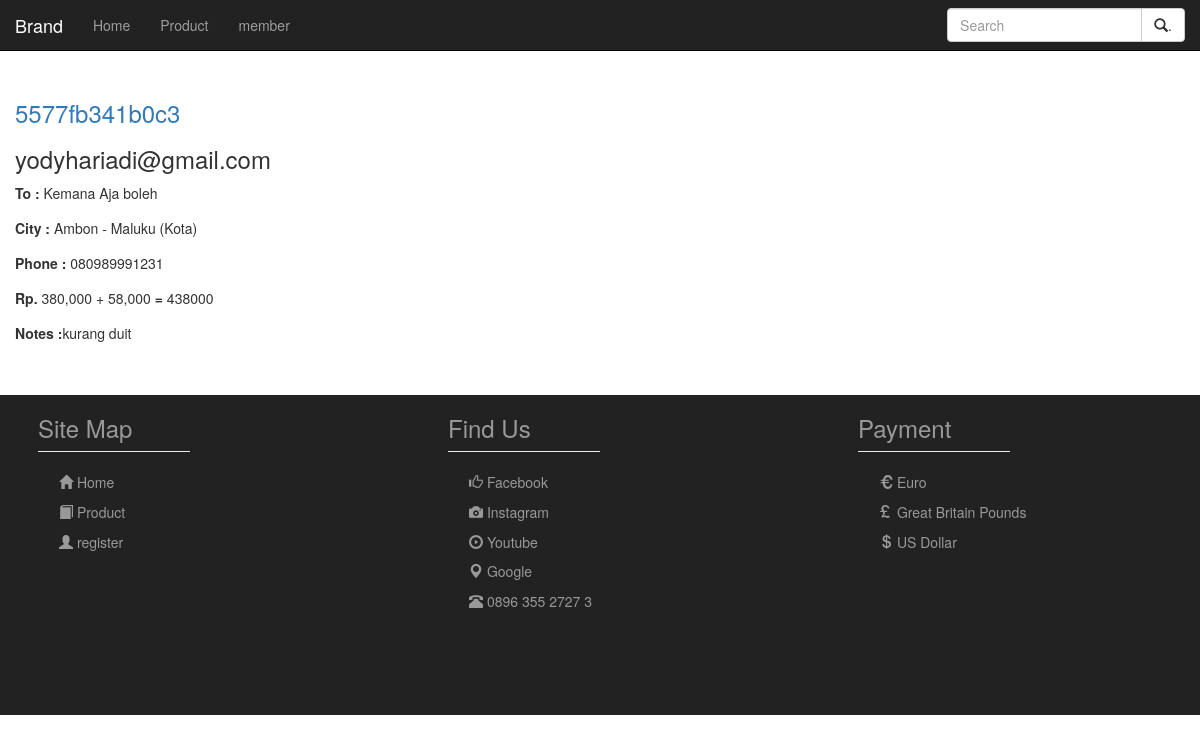
/index.php?page=admin/failed.php&err=success, run on the app's committed database.
### tables this page shows
CREATE TABLE IF NOT EXISTS `payment` (
  `paymentid` int(11) NOT NULL,
  `headerid` varchar(50) NOT NULL,
  `status` varchar(10) NOT NULL,
  `rekening` varchar(100) NOT NULL,
  `an` varchar(100) NOT NULL,
  `amount` int(11) NOT NULL,
  `rekeningpenerima` varchar(100) NOT NULL,
  `anpenerima` varchar(100) NOT NULL,
  `note` varchar(100) NOT NULL
);

CREATE TABLE IF NOT EXISTS `header` (
  `headerid` varchar(50) NOT NULL,
  `username` varchar(50) NOT NULL,
  `date` varchar(10) NOT NULL,
  `address` varchar(250) NOT NULL,
  `Status` varchar(10) NOT NULL,
  `destinationcity` varchar(100) NOT NULL,
  `ongkir` int(11) NOT NULL,
  `total` int(11) NOT NULL,
  `phone` varchar(15) NOT NULL,
  `resi` varchar(50) NOT NULL
);

### connect.php (called while the page is built, shortened)
<?php
	function query($conn,$sql)
	{
		$index = 0;
		$result = mysqli_query($conn, $sql);
		if (mysqli_num_rows($result) > 0) {
		    while($row = mysqli_fetch_assoc($result)) {
		        $arr[$index]=$row;
		        $index++;
		    }
		} else {
		    $arr = null;
		}
		return $arr;
	}
 ?>

### admin/failed.php (the view)
<br/><br/><br/><br/>
<div class="container-fluid">
	<div class="row">
	<?php
		include "connect.php";
		$arr = query($con,"select * from header h join payment p on p.headerid = h.headerid where p.status = 'failed' and h.status = 'pending' ");
		foreach ($arr as $value) {
	 ?>
	 	<div class="col-md-4">
	 		<a href="#"><h3><?php echo $value['headerid'] ?></h3></a>
	 		<h3><?php echo $value['username'] ?></h3>
	 		<p> <label>To : </label> <?php echo $value['address'] ?></p>
	 		<p> <label>City : </label> <?php echo $value['destinationcity'] ?></p>
	 		<p> <label>Phone : </label> <?php echo $value['phone'] ?></p>
	 		<p> <label>Rp.</label> <?php echo number_format($value['total']) ?> + <?php echo number_format($value['ongkir']) ?>
	 			<label> = </label> <?php echo $value['total']+$value['ongkir'] ?>
	 		</p>
	 		<p><label>Notes : </label><?php echo $value['note'] ?></p>
	 	</div>
	 <?php } ?>
</div>
</div>

### css.css (style rules this page uses)
body { overflow-x:hidden; }

### data on the page
payment: headerid "5577fb341b0c3", headerid.username "yodyhariadi@gmail.com", headerid.address "Kemana Aja boleh", headerid.destinationcity "Ambon - Maluku (Kota)", headerid.phone "080989991231", headerid.total "380,000", headerid.ongkir "58,000", $value['total']+$value['ongkir'] "438000", note "kurang duit"
